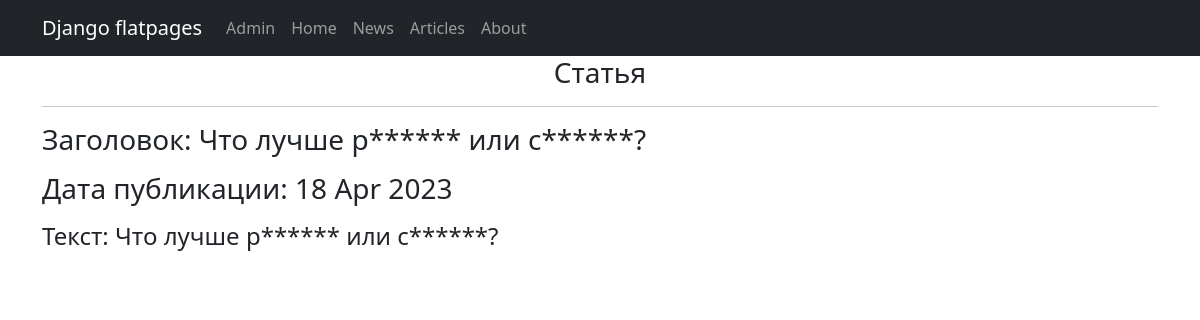
Screenshot of /news/3 with the database file from the repository.
### news/models.py (models this page shows, shortened)
class Post(models.Model):
    author = models.ForeignKey(Author, on_delete=models.CASCADE)
    news_or_article = models.BooleanField(default=True)  # True - Новость, False - Статья
    datetime = models.DateTimeField(auto_now_add=True)
    category = models.ManyToManyField(Category, through='PostCategory')
    heading = models.CharField(max_length=255)
    text = models.TextField()
    rating = models.IntegerField(default=0)

### news/views.py (the view)
# urls.py: path('<int:pk>', PostDetail.as_view(), name='post_detail'),
class PostDetail(DetailView):
    model = Post
    template_name = 'post.html'
    context_object_name = 'post'

### news/templatetags/custom_filters.py (called while the page is built)
@register.filter()
def censor(value):
    if not (isinstance(value, str)):
        return f"{value} is not str"
    words = ''
    for word in value.split():
        slovo = word.lower() if word.lower()[-1].isalpha() else word.lower()[:-1]
        if slovo in CENSOR_SYMBOLS:
            znak = '' if word.lower()[-1].isalpha() else word[-1]
            words += word[:1] + CENSOR_SYMBOLS[slovo] + znak + ' '
        else:
            words += word + ' '
    return words[:-1]

### templates/post.html (shortened to what this page needs)
{% extends 'flatpages/default.html' %}
{% load custom_filters %}
{% block content %}
   {% if post.news_or_article %}
      <h3>Новость</h3>
   {% else %}
      <h3>Статья</h3>
   {% endif %}
   <hr>
   <h3><p align="left">Заголовок: {{ post.heading|censor }}</p></h3>
   <h3><p align="left">Дата публикации: {{ post.datetime|date:'d M Y' }}</p></h3>
   <h4><p align="left">Текст: {{ post.text|censor }}</p></h4>
{% endblock content %}

### rows the page displays
Post: heading|censor "Что лучше р****** или с******?", datetime "18 Apr 2023", text|censor "Что лучше р****** или с******?"
